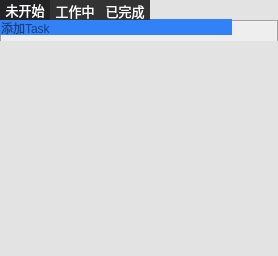
           <widget class="QTabWidget" name="tabWidget_3">
            <property name="palette">
             <palette>
              <active>
               <colorrole role="WindowText">
                <brush brushstyle="SolidPattern">
                 <color alpha="255">
                  <red>58</red>
                  <green>58</green>
                  <blue>58</blue>
                 </color>
                </brush>
               </colorrole>
               <colorrole role="Button">
                <brush brushstyle="SolidPattern">
                 <color alpha="255">
                  <red>227</red>
                  <green>227</green>
                  <blue>227</blue>
                 </color>
                </brush>
               </colorrole>
               <colorrole role="Text">
                <brush brushstyle="SolidPattern">
                 <color alpha="255">
                  <red>58</red>
                  <green>58</green>
                  <blue>58</blue>
                 </color>
                </brush>
               </colorrole>
               <colorrole role="ButtonText">
                <brush brushstyle="SolidPattern">
                 <color alpha="255">
                  <red>58</red>
                  <green>58</green>
                  <blue>58</blue>
                 </color>
                </brush>
               </colorrole>
               <colorrole role="Base">
                <brush brushstyle="SolidPattern">
                 <color alpha="255">
                  <red>227</red>
                  <green>227</green>
                  <blue>227</blue>
                 </color>
                </brush>
               </colorrole>
               <colorrole role="Window">
                <brush brushstyle="SolidPattern">
                 <color alpha="255">
                  <red>227</red>
                  <green>227</green>
                  <blue>227</blue>
                 </color>
                </brush>
               </colorrole>
               <colorrole role="PlaceholderText">
                <brush brushstyle="NoBrush">
                 <color alpha="128">
                  <red>58</red>
                  <green>58</green>
                  <blue>58</blue>
                 </color>
                </brush>
               </colorrole>
              </active>
              <inactive>
               <colorrole role="WindowText">
                <brush brushstyle="SolidPattern">
                 <color alpha="255">
                  <red>58</red>
                  <green>58</green>
                  <blue>58</blue>
                 </color>
                </brush>
               </colorrole>
               <colorrole role="Button">
                <brush brushstyle="SolidPattern">
                 <color alpha="255">
                  <red>227</red>
                  <green>227</green>
                  <blue>227</blue>
                 </color>
                </brush>
               </colorrole>
               <colorrole role="Text">
                <brush brushstyle="SolidPattern">
                 <color alpha="255">
                  <red>58</red>
                  <green>58</green>
                  <blue>58</blue>
                 </color>
                </brush>
               </colorrole>
               <colorrole role="ButtonText">
                <brush brushstyle="SolidPattern">
                 <color alpha="255">
                  <red>58</red>
                  <green>58</green>
                  <blue>58</blue>
                 </color>
                </brush>
               </colorrole>
               <colorrole role="Base">
                <brush brushstyle="SolidPattern">
                 <color alpha="255">
                  <red>227</red>
                  <green>227</green>
                  <blue>227</blue>
                 </color>
                </brush>
               </colorrole>
               <colorrole role="Window">
                <brush brushstyle="SolidPattern">
                 <color alpha="255">
                  <red>227</red>
                  <green>227</green>
                  <blue>227</blue>
                 </color>
                </brush>
               </colorrole>
               <colorrole role="PlaceholderText">
                <brush brushstyle="NoBrush">
                 <color alpha="128">
                  <red>58</red>
                  <green>58</green>
                  <blue>58</blue>
                 </color>
                </brush>
               </colorrole>
              </inactive>
              <disabled>
               <colorrole role="WindowText">
                <brush brushstyle="SolidPattern">
                 <color alpha="255">
                  <red>58</red>
                  <green>58</green>
                  <blue>58</blue>
                 </color>
                </brush>
               </colorrole>
               <colorrole role="Button">
                <brush brushstyle="SolidPattern">
                 <color alpha="255">
                  <red>227</red>
                  <green>227</green>
                  <blue>227</blue>
                 </color>
                </brush>
               </colorrole>
               <colorrole role="Text">
                <brush brushstyle="SolidPattern">
                 <color alpha="255">
                  <red>58</red>
                  <green>58</green>
                  <blue>58</blue>
                 </color>
                </brush>
               </colorrole>
               <colorrole role="ButtonText">
                <brush brushstyle="SolidPattern">
                 <color alpha="255">
                  <red>58</red>
                  <green>58</green>
                  <blue>58</blue>
                 </color>
                </brush>
               </colorrole>
               <colorrole role="Base">
                <brush brushstyle="SolidPattern">
                 <color alpha="255">
                  <red>227</red>
                  <green>227</green>
                  <blue>227</blue>
                 </color>
                </brush>
               </colorrole>
               <colorrole role="Window">
                <brush brushstyle="SolidPattern">
                 <color alpha="255">
                  <red>227</red>
                  <green>227</green>
                  <blue>227</blue>
                 </color>
                </brush>
               </colorrole>
               <colorrole role="PlaceholderText">
                <brush brushstyle="NoBrush">
                 <color alpha="128">
                  <red>58</red>
                  <green>58</green>
                  <blue>58</blue>
                 </color>
                </brush>
               </colorrole>
              </disabled>
             </palette>
            </property>
            <property name="styleSheet">
             <string notr="true">QTabBar::tab
{
font:13px;
color:white; 
border:none;
background:rgb(51, 51, 51);
height:20px;
width:50px;
}
QTabBar::tab:selected
{
background:rgb(35, 35, 38);
}
QTabBar::tab:!selected
{
background:rgb(51, 51, 51);
}
QTabBar::tab:hover:!selected
{
background:rgb(35, 35, 38);
}
QTabWidget::pane { /* The tab widget frame */  
   padding:0;
padding:-10px;
}  </string>
            </property>
            <property name="currentIndex">
             <number>0</number>
            </property>
            <property name="elideMode">
             <enum>Qt::ElideLeft</enum>
            </property>
            <widget class="QWidget" name="tab_3">
             <property name="styleSheet">
              <string notr="true"/>
             </property>
             <attribute name="title">
              <string>未开始</string>
             </attribute>
             <layout class="QVBoxLayout" name="verticalLayout_14" stretch="1,5">
              <item>
               <layout class="QHBoxLayout" name="horizontalLayout_4" stretch="5,1">
                <property name="spacing">
                 <number>0</number>
                </property>
                <item>
                 <widget class="QLineEdit" name="lineEdit">
                  <property name="focusPolicy">
                   <enum>Qt::ClickFocus</enum>
                  </property>
                  <property name="styleSheet">
                   <string notr="true">border:none;
background:rgb(50,129,247);</string>
                  </property>
                  <property name="placeholderText">
                   <string>添加Task</string>
                  </property>
                 </widget>
                </item>
                <item>
                 <widget class="QPushButton" name="pushButton_4">
                  <property name="styleSheet">
                   <string notr="true">border:none;
margin:0;
padding:0;</string>
                  </property>
                  <property name="text">
                   <string/>
                  </property>
                  <property name="icon">
                   <iconset resource="assets.qrc">
                    <normaloff>:/icon/new_task.png</normaloff>:/icon/new_task.png</iconset>
                  </property>
                 </widget>
                </item>
               </layout>
              </item>
              <item>
               <widget class="QListView" name="listView_undo">
                <property name="palette">
                 <palette>
                  <active>
                   <colorrole role="WindowText">
                    <brush brushstyle="SolidPattern">
                     <color alpha="255">
                      <red>58</red>
                      <green>58</green>
                      <blue>58</blue>
                     </color>
                    </brush>
                   </colorrole>
                   <colorrole role="Button">
                    <brush brushstyle="SolidPattern">
                     <color alpha="255">
                      <red>227</red>
                      <green>227</green>
                      <blue>227</blue>
                     </color>
                    </brush>
                   </colorrole>
                   <colorrole role="Text">
                    <brush brushstyle="SolidPattern">
                     <color alpha="255">
                      <red>58</red>
                      <green>58</green>
                      <blue>58</blue>
                     </color>
                    </brush>
                   </colorrole>
                   <colorrole role="ButtonText">
                    <brush brushstyle="SolidPattern">
                     <color alpha="255">
                      <red>58</red>
                      <green>58</green>
                      <blue>58</blue>
                     </color>
                    </brush>
                   </colorrole>
                   <colorrole role="Base">
                    <brush brushstyle="SolidPattern">
                     <color alpha="255">
                      <red>227</red>
                      <green>227</green>
                      <blue>227</blue>
                     </color>
                    </brush>
                   </colorrole>
                   <colorrole role="Window">
                    <brush brushstyle="SolidPattern">
                     <color alpha="255">
                      <red>227</red>
                      <green>227</green>
                      <blue>227</blue>
                     </color>
                    </brush>
                   </colorrole>
                   <colorrole role="PlaceholderText">
                    <brush brushstyle="NoBrush">
                     <color alpha="128">
                      <red>58</red>
                      <green>58</green>
                      <blue>58</blue>
                     </color>
                    </brush>
                   </colorrole>
                  </active>
                  <inactive>
                   <colorrole role="WindowText">
                    <brush brushstyle="SolidPattern">
                     <color alpha="255">
                      <red>58</red>
                      <green>58</green>
                      <blue>58</blue>
                     </color>
                    </brush>
                   </colorrole>
                   <colorrole role="Button">
                    <brush brushstyle="SolidPattern">
                     <color alpha="255">
                      <red>227</red>
                      <green>227</green>
                      <blue>227</blue>
                     </color>
                    </brush>
                   </colorrole>
                   <colorrole role="Text">
                    <brush brushstyle="SolidPattern">
                     <color alpha="255">
                      <red>58</red>
                      <green>58</green>
                      <blue>58</blue>
                     </color>
                    </brush>
                   </colorrole>
                   <colorrole role="ButtonText">
                    <brush brushstyle="SolidPattern">
                     <color alpha="255">
                      <red>58</red>
                      <green>58</green>
                      <blue>58</blue>
                     </color>
                    </brush>
                   </colorrole>
                   <colorrole role="Base">
                    <brush brushstyle="SolidPattern">
                     <color alpha="255">
                      <red>227</red>
                      <green>227</green>
                      <blue>227</blue>
                     </color>
                    </brush>
                   </colorrole>
                   <colorrole role="Window">
                    <brush brushstyle="SolidPattern">
                     <color alpha="255">
                      <red>227</red>
                      <green>227</green>
                      <blue>227</blue>
                     </color>
                    </brush>
                   </colorrole>
                   <colorrole role="PlaceholderText">
                    <brush brushstyle="NoBrush">
                     <color alpha="128">
                      <red>58</red>
                      <green>58</green>
                      <blue>58</blue>
                     </color>
                    </brush>
                   </colorrole>
                  </inactive>
                  <disabled>
                   <colorrole role="WindowText">
                    <brush brushstyle="SolidPattern">
                     <color alpha="255">
                      <red>58</red>
                      <green>58</green>
                      <blue>58</blue>
                     </color>
                    </brush>
                   </colorrole>
                   <colorrole role="Button">
                    <brush brushstyle="SolidPattern">
                     <color alpha="255">
                      <red>227</red>
                      <green>227</green>
                      <blue>227</blue>
                     </color>
                    </brush>
                   </colorrole>
                   <colorrole role="Text">
                    <brush brushstyle="SolidPattern">
                     <color alpha="255">
                      <red>58</red>
                      <green>58</green>
                      <blue>58</blue>
                     </color>
                    </brush>
                   </colorrole>
                   <colorrole role="ButtonText">
                    <brush brushstyle="SolidPattern">
                     <color alpha="255">
                      <red>58</red>
                      <green>58</green>
                      <blue>58</blue>
                     </color>
                    </brush>
                   </colorrole>
                   <colorrole role="Base">
                    <brush brushstyle="SolidPattern">
                     <color alpha="255">
                      <red>227</red>
                      <green>227</green>
                      <blue>227</blue>
                     </color>
                    </brush>
                   </colorrole>
                   <colorrole role="Window">
                    <brush brushstyle="SolidPattern">
                     <color alpha="255">
                      <red>227</red>
                      <green>227</green>
                      <blue>227</blue>
                     </color>
                    </brush>
                   </colorrole>
                   <colorrole role="PlaceholderText">
                    <brush brushstyle="NoBrush">
                     <color alpha="128">
                      <red>58</red>
                      <green>58</green>
                      <blue>58</blue>
                     </color>
                    </brush>
                   </colorrole>
                  </disabled>
                 </palette>
                </property>
                <property name="focusPolicy">
                 <enum>Qt::NoFocus</enum>
                </property>
                <property name="styleSheet">
                 <string notr="true">border:none;</string>
                </property>
                <property name="autoScrollMargin">
                 <number>0</number>
                </property>
               </widget>
              </item>
             </layout>
            </widget>
            <widget class="QWidget" name="tab_8">
             <attribute name="title">
              <string>工作中</string>
             </attribute>
             <layout class="QVBoxLayout" name="verticalLayout_16">
              <item>
               <widget class="QListView" name="listView_doing">
                <property name="focusPolicy">
                 <enum>Qt::NoFocus</enum>
                </property>
                <property name="styleSheet">
                 <string notr="true">border:none;</string>
                </property>
                <property name="autoScrollMargin">
                 <number>0</number>
                </property>
               </widget>
              </item>
             </layout>
            </widget>
            <widget class="QWidget" name="tab_4">
             <attribute name="title">
              <string>已完成</string>
             </attribute>
             <layout class="QVBoxLayout" name="verticalLayout_17">
              <item>
               <widget class="QListView" name="listView_done">
                <property name="focusPolicy">
                 <enum>Qt::NoFocus</enum>
                </property>
                <property name="styleSheet">
                 <string notr="true">border:none;</string>
                </property>
                <property name="autoScrollMargin">
                 <number>0</number>
                </property>
               </widget>
              </item>
             </layout>
            </widget>
           </widget>
